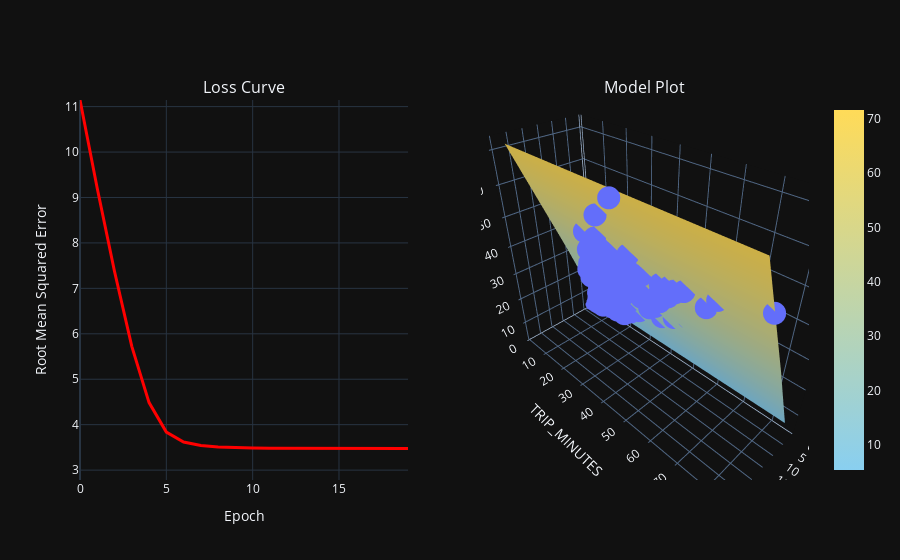

Notebook code for this chart:
### Markdown cell above
## Train a model with two features

The model you trained with the feature ``TOTAL_MILES`` demonstrates fairly strong predictive power, but is it possible to do better? In this step, try training the model with two features, ``TRIP_MILES`` and ``TRIP_MINUTES``, to see if you can improve the model. You may recall that the original dataset does not include a feature ``TRIP_MINUTES``, but this feature can be easily derived from ``TRIP_SECONDS`` as shown in the code below.*

**Instructions**
1. Review the code in **Experiment 3** code cell.
1. Run the **Experiment 3** code cell.
1. Review the output from the training run and answer these questions:
  * Does the model with two features produce better results than one using a single feature?
  * Does it make a difference if you use ``TRIP_SECONDS`` instead of ``TRIP_MINUTES``?
  * How well do you think the model comes to the ground truth fare calculation for Chicago Taxi Trips?


Notice that the scatter plot of the features vs. the label is a three dimensional (3-D) plot. This representation allows you to visualize both features and the label all together. The two features (TRIP_MILES and TRIP_MINUTES) are on the x and y axis, and the label (FARE) is on the z axis. The plot shows individual examples in the dataset as circles, and the model as a surface (plane). With this 3-D model, if the trained model is good you would expect most of the examples to land on the plane surface. The 3-D plot is interactive so you can explore the data further by clicking or dragging the plot.

### Code cell
#@title Code - Experiment 3

# The following variables are the hyperparameters.
learning_rate = 0.001
epochs = 20
batch_size = 50

training_df['TRIP_MINUTES'] = training_df['TRIP_SECONDS']/60

features = ['TRIP_MILES', 'TRIP_MINUTES']
label = 'FARE'

model_2 = run_experiment(training_df, features, label, learning_rate, epochs, batch_size)

### Figure 1 — Plotly figure (JSON) as saved in the notebook; plotly's stock layout.template omitted (floating-point values rounded to 4 significant figures; data arrays with more than 128 entries replaced by an {"elided": "..."} marker saying what was removed)
{"data": [{"hovertemplate": "TRIP_MILES=%{x}<br>TRIP_MINUTES=%{y}<br>FARE=%{z}<extra></extra>", "legendgroup": "", "marker": {"color": "#636efa", "symbol": "circle"}, "mode": "markers", "name": "", "scene": "scene", "showlegend": false, "x": {"elided": "200 float values"}, "y": {"elided": "200 float values"}, "z": {"elided": "200 float values"}, "type": "scatter3d"}, {"colorscale": [[0, "#89CFF0"], [1, "#FFDB58"]], "x": [0.6127, 11.49, 27.35], "y": [2.0, 41.08, 84.17], "z": [[5.361, 33.11, 71.58], [5.361, 33.11, 71.58], [5.361, 33.11, 71.58]], "type": "surface", "scene": "scene"}, {"hovertemplate": "x=%{x}<br>y=%{y}<extra></extra>", "legendgroup": "", "line": {"color": "#ff0000", "dash": "solid", "width": 3}, "marker": {"symbol": "circle"}, "mode": "lines", "name": "", "orientation": "v", "showlegend": false, "x": [0, 1, 2, 3, 4, 5, 6, 7, 8, 9, 10, 11, 12, 13, 14, 15, 16, 17, 18, 19], "xaxis": "x", "y": [11.15, 9.197, 7.37, 5.724, 4.486, 3.837, 3.617, 3.542, 3.509, 3.493, 3.485, 3.481, 3.48, 3.479, 3.478, 3.479, 3.478, 3.478, 3.478, 3.478], "yaxis": "y", "type": "scatter"}], "layout": {"xaxis": {"anchor": "y", "domain": [0.0, 0.45], "title": {"text": "Epoch"}}, "yaxis": {"anchor": "x", "domain": [0.0, 1.0], "title": {"text": "Root Mean Squared Error"}, "range": [2.782, 11.15]}, "scene": {"domain": {"x": [0.55, 1.0], "y": [0.0, 1.0]}, "xaxis": {"title": {"text": "TRIP_MILES"}}, "yaxis": {"title": {"text": "TRIP_MINUTES"}}, "zaxis": {"title": {"text": "FARE"}}}, "annotations": [{"font": {"size": 16}, "showarrow": false, "text": "Loss Curve", "x": 0.225, "xanchor": "center", "xref": "paper", "y": 1.0, "yanchor": "bottom", "yref": "paper"}, {"font": {"size": 16}, "showarrow": false, "text": "Model Plot", "x": 0.775, "xanchor": "center", "xref": "paper", "y": 1.0, "yanchor": "bottom", "yref": "paper"}]}}
